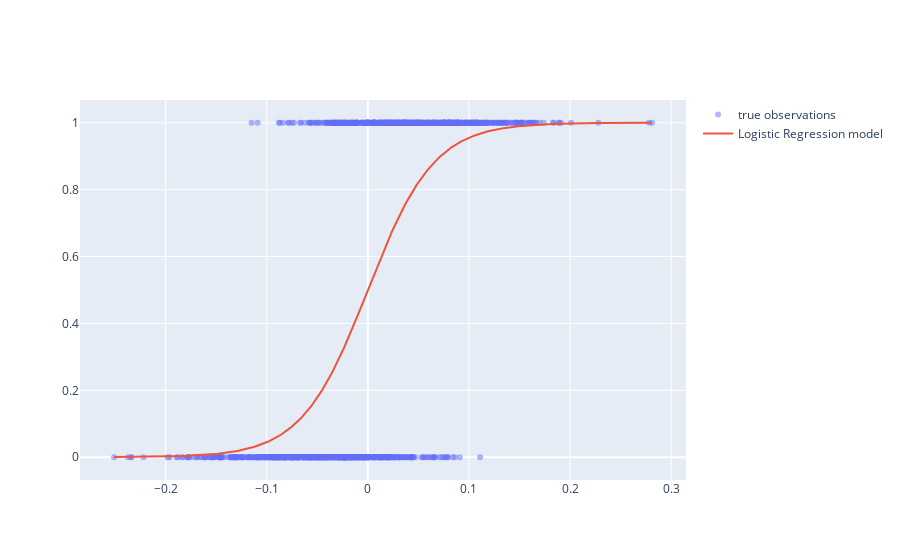

Notebook code cell kept with this figure:
### Markdown cell above
We can plot our model, too:

### Code cell
x_sorted = np.array(games['FG_PCT_DIFF'].sort_values()).reshape(len(games), 1)
basic_model_ps_sorted = basic_model.predict_proba(x_sorted)[:, 1]

points = go.Scatter(name = 'true observations', 
                   x = games['FG_PCT_DIFF'],
                   y = games['WON'],
                   mode = 'markers',
                   marker={'opacity':0.5})

lr_line = go.Scatter(name = 'Logistic Regression model', 
                    x = x_sorted.flatten(),
                    y = basic_model_ps_sorted)

fig = go.Figure([points, lr_line])
fig

### Figure 1 — Plotly figure (JSON) as saved in the notebook; plotly's stock layout.template omitted (floating-point values rounded to 4 significant figures; data arrays with more than 128 entries replaced by an {"elided": "..."} marker saying what was removed)
{"data": [{"marker": {"opacity": 0.5}, "mode": "markers", "name": "true observations", "type": "scatter", "x": {"elided": "1230 float values"}, "y": {"elided": "1230 int values"}}, {"name": "Logistic Regression model", "type": "scatter", "x": {"elided": "1230 float values"}, "y": {"elided": "1230 float values"}}], "layout": {}}
